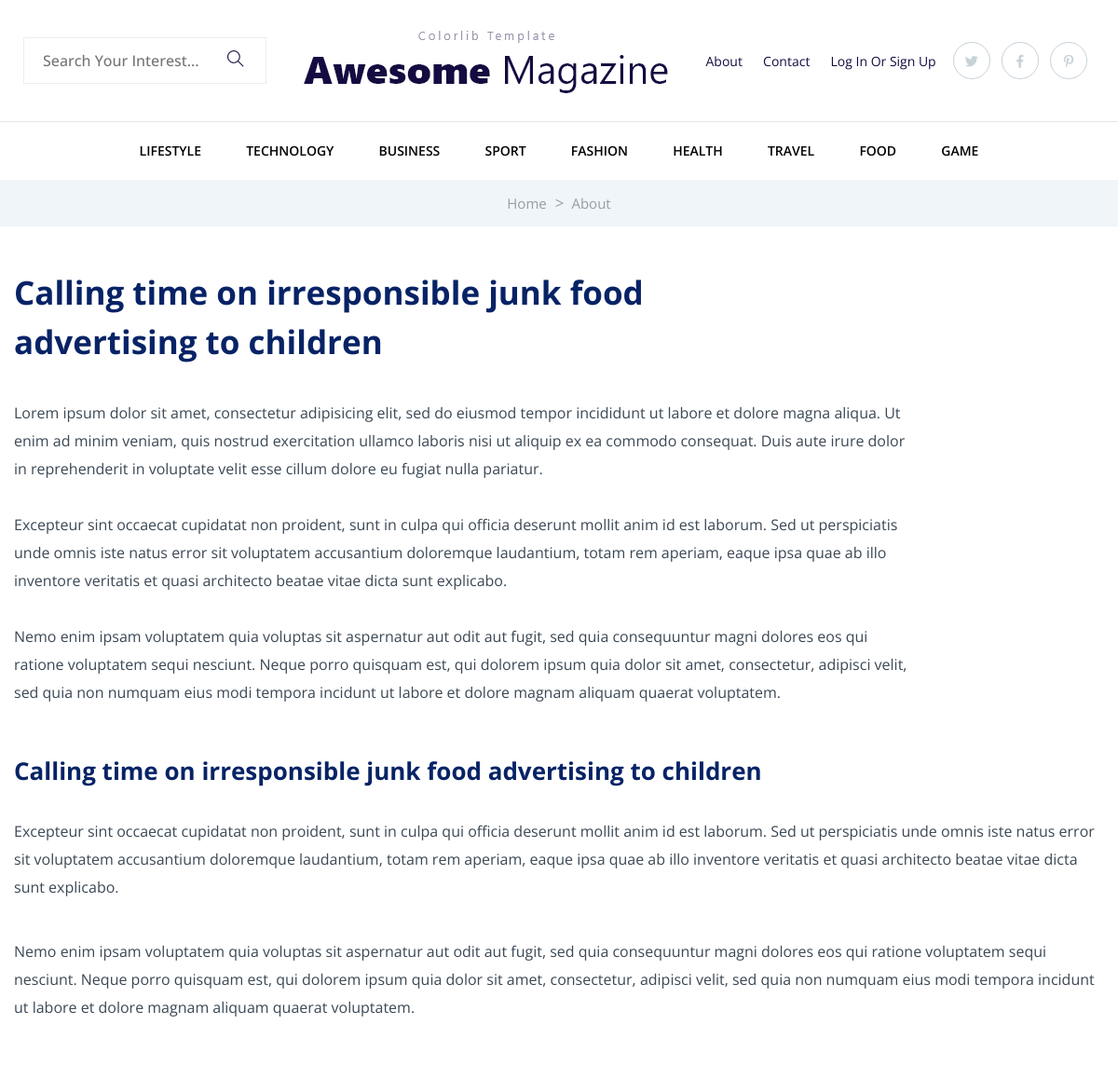
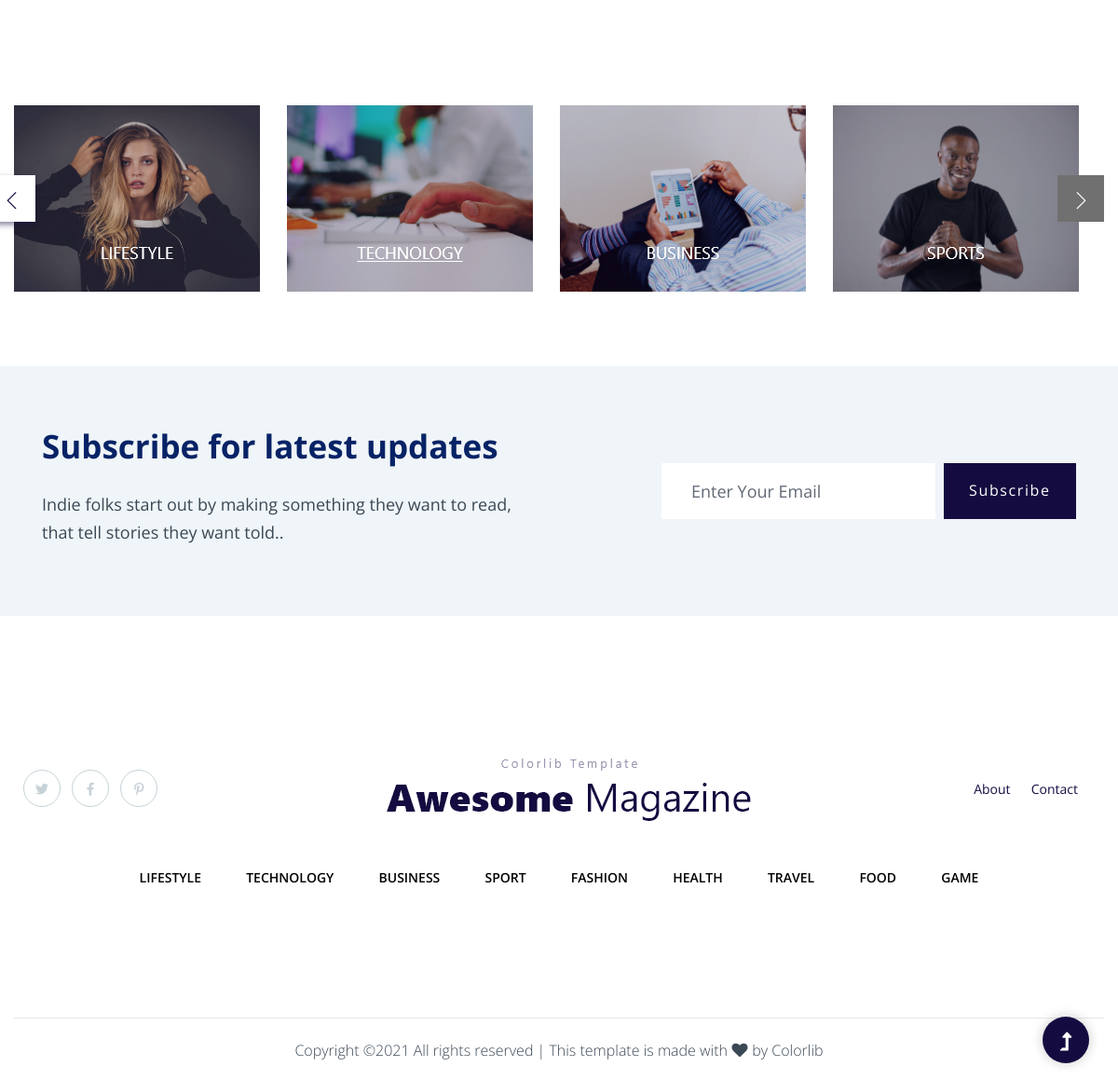
The page /about/ on the database its author committed (2 pictures, top to bottom).
### news/models.py (models this page shows, shortened)
class Category (models.Model):
    title = models.CharField(max_length=400)
    image = models.ImageField(upload_to="imgs/", blank=True)

### news/views.py (the view)
# urls.py: path('about/', about, name='about'),
def about(request):
    categorys = Category.objects.all()
    context = {
        "Categorys" : categorys
    }
    return render(request, 'about.html', context)

### templates/about.html (shortened to what this page needs)
<!doctype html>
<html class="no-js" lang="zxx">
<head>
    <link rel="shortcut icon" type="image/x-icon" href="{% load static %}assets/img/favicon.ico">
	<link rel="stylesheet" href="{% static '' %}assets/css/bootstrap.min.css">
	<link rel="stylesheet" href="{% static '' %}assets/css/owl.carousel.min.css">
	<link rel="stylesheet" href="{% static '' %}assets/css/slicknav.css">
    <link rel="stylesheet" href="{% static '' %}assets/css/flaticon.css">
    <link rel="stylesheet" href="{% static '' %}assets/css/progressbar_barfiller.css">
    <link rel="stylesheet" href="{% static '' %}assets/css/gijgo.css">
    <link rel="stylesheet" href="{% static '' %}assets/css/animate.min.css">
    <link rel="stylesheet" href="{% static '' %}assets/css/animated-headline.css">
	<link rel="stylesheet" href="{% static '' %}assets/css/magnific-popup.css">
	<link rel="stylesheet" href="{% static '' %}assets/css/fontawesome-all.min.css">
	<link rel="stylesheet" href="{% static '' %}assets/css/themify-icons.css">
	<link rel="stylesheet" href="{% static '' %}assets/css/slick.css">
	<link rel="stylesheet" href="{% static '' %}assets/css/nice-select.css">
	<link rel="stylesheet" href="{% static '' %}assets/css/style.css">
</head>
<body>
    <header>
       <div class="header-area">
            <div class="main-header ">
                <div class="header-top ">
                   <div class="container-fluid">
                       <div class="col-xl-12">
                            <div class="row d-flex justify-content-lg-between align-items-center">
                                <div class="header-info-left">
                                    <li class="d-none d-lg-block">
                                        <div class="form-box f-right ">
                                            <form action="/search/" method="get" id='form'>
                                                <input type="text" name="search" placeholder="Search your interest...">
                                                <div class="search-icon" onclick="document.getElementById('form').submit();">
                                                    <i class="ti-search"></i>
                                                </div>
                                            </form>
                                        </div>
                                     </li>
                                </div>
                                <div class="header-info-mid">
                                    <div class="logo">
                                        <a href="{% url 'home' %}"><img src="{% static '' %}assets/img/logo/logo.png" alt=""></a>
                                    </div>
                                </div>
                                <div class="header-info-right d-flex align-items-center">
                                   <ul>
                                       <li><a href="{% url 'about' %}">About</a></li>
                                       <li><a href="{% url 'contact' %}">Contact</a></li>
                                       <li><a href="{% url 'login' %}">Log In  or  Sign Up</a></li>
                                   </ul>
                                   <div class="header-social">
                                        <a href="#"><i class="fab fa-twitter"></i></a>
                                        <a href="https://bit.ly/sai4ull"><i class="fab fa-facebook-f"></i></a>
                                        <a href="#"><i class="fab fa-pinterest-p"></i></a>
                                    </div>
                                </div>
                            </div>
                       </div>
                   </div>
                </div>
               <div class="header-bottom  header-sticky">
                    <div class="container-fluid">
                        <div class="row align-items-center">
                            <div class="col-12">
                                <div class="main-menu text-center d-none d-lg-block">
                                    <nav>
                                        <ul id="navigation">
                                            {% for index in Categorys %}
                                                <li><a href="/category/{{index.id}}">{{index.title}}</a></li>
                                            {% endfor %}
                                        </ul>
                                    </nav>
                                </div>
                            </div>
                            <div class="col-12">
                            </div>
                        </div>
                    </div>
               </div>
            </div>
       </div>
    </header>
    <main>
        <div class="page-notification">
            <div class="container">
                <div class="row">
                    <div class="col-lg-12">
                        <nav aria-label="breadcrumb">
                            <ol class="breadcrumb justify-content-center">
                                <li class="breadcrumb-item"><a href="{% url 'home' %}">Home</a></li>
                                <li class="breadcrumb-item"><a href="#">about</a></li>
                            </ol>
                        </nav>
                    </div>
                </div>
            </div>
        </div>
        <div class="psot-details pb-80">
            <div class="container">
                <div class="row">
                    <div class="col-lg-8">
                        <div class="about-details-cap">
                        <h2>Calling time on irresponsible junk  food advertising to children</h2>
                        </div>
                    </div>
                    <div class="col-lg-10">
                        <div class="about-details-cap">
                        <p class="mb-30">Lorem ipsum dolor sit amet, consectetur adipisicing elit, sed do eiusmod tempor incididunt ut labore et dolore magna aliqua. Ut enim ad minim veniam, quis nostrud exercitation ullamco laboris nisi ut aliquip ex ea commodo consequat. Duis aute irure dolor in reprehenderit in voluptate velit esse cillum dolore eu fugiat nulla pariatur. </p>
                        <p class="mb-30">Excepteur sint occaecat cupidatat non proident, sunt in culpa qui officia deserunt mollit anim id est laborum. Sed ut perspiciatis unde omnis iste natus error sit voluptatem accusantium doloremque laudantium, totam rem aperiam, eaque ipsa quae ab illo inventore veritatis et quasi architecto beatae vitae dicta sunt explicabo. </p>
                        <p class="mb-50">Nemo enim ipsam voluptatem quia voluptas sit aspernatur aut odit aut fugit, sed quia consequuntur magni dolores eos qui ratione voluptatem sequi nesciunt. Neque porro quisquam est, qui dolorem ipsum quia dolor sit amet, consectetur, adipisci velit, sed quia non numquam eius modi tempora incidunt ut labore et dolore magnam aliquam quaerat voluptatem.</p>
                        </div>
                    </div>
                    <div class="col-lg-12">
                        <div class="about-details-cap">
                            <h3>Calling time on irresponsible junk  food advertising to children</h3>
                            <p>Excepteur sint occaecat cupidatat non proident, sunt in culpa qui officia deserunt mollit anim id est laborum. Sed ut perspiciatis unde omnis iste natus error sit voluptatem accusantium doloremque laudantium, totam rem aperiam, eaque ipsa quae ab illo inventore veritatis et quasi architecto beatae vitae dicta sunt explicabo. </p>
                            <div class="details-img">
                                <p>Nemo enim ipsam voluptatem quia voluptas sit aspernatur aut odit aut fugit, sed quia consequuntur magni dolores eos qui ratione voluptatem sequi nesciunt. Neque porro quisquam est, qui dolorem ipsum quia dolor sit amet, consectetur, adipisci velit, sed quia non numquam eius modi tempora incidunt ut labore et dolore magnam aliquam quaerat voluptatem.</p>
                            </div>
                        </div>
                    </div>
                </div>
            </div>
        </div>
        <div class="nes-slider-area pt-80 pb-80">
            <div class="container">
                <div class="row">
                    <div class="col-lg-12">
                        <div class="news-slider-active">
                            <div class="single-news-slider">
                                <div class="news-img">
                                    <a href="/category/1"><img src="{% static '' %}assets/img/gallery/news-slider1.png" alt=""></a>
                                </div>
                            </div>
                            <div class="single-news-slider">
                                <div class="news-img">
                                    <a href="/category/2"><img src="{% static '' %}assets/img/gallery/news-slider2.png" alt=""></a>
                                </div>
                            </div>
                            <div class="single-news-slider">
                                <div class="news-img">
                                    <a href="/category/3"><img src="{% static '' %}assets/img/gallery/news-slider3.png" alt=""></a>
                                </div>
                            </div>
                            <div class="single-news-slider">
                                <div class="news-img">
                                    <a href="/category/4"><img src="{% static '' %}assets/img/gallery/news-slider4.png" alt=""></a>
                                </div>
                            </div>
                        </div>
                    </div>
                </div>
            </div>
        </div>
        <section class="wantToWork-area gray-bg ">
            <div class="container">
                <div class="wants-wrapper w-padding2">
                    <div class="row align-items-center justify-content-between">
                        <div class="col-xl-6 col-lg-7 col-md-10">
                            <div class="wantToWork-caption wantToWork-caption2">
                                <h2>Subscribe for latest updates</h2>
                                <p>Indie folks start out by making something they want to read, that tell stories they want told..</p>
                            </div>
                        </div>
                        <div class="col-xl-5 col-lg-5 col-md-12">
                            <form action="#" class="search-box">
                                <div class="input-form">
                                    <input type="text" placeholder="Enter your email">
                                </div>
                                <div class="search-form">
                                    <a href="#">Subscribe</a>
                                </div>
                            </form>
                        </div>
                    </div>
                </div>
            </div>
        </section>
    </main>
    <footer>
        <div class="footer-area footer-padding">
            <div class="header-area">
                <div class="main-header ">
                    <div class="header-top d-none d-lg-block">
                       <div class="container">
                           <div class="col-xl-12">
                                <div class="row d-flex justify-content-between align-items-center">
                                    <div class="header-info-left d-flex">
                                        <div class="header-social">
                                            <a href="#"><i class="fab fa-twitter"></i></a>
                                            <a href="https://bit.ly/sai4ull"><i class="fab fa-facebook-f"></i></a>
                                            <a href="#"><i class="fab fa-pinterest-p"></i></a>
                                        </div>
                                    </div>
                                    <div class="header-info-mid">
                                        <div class="logo">
                                            <a href="{% url 'home' %}"><img src="{% static '' %}assets/img/logo/logo.png" alt=""></a>
                                        </div>
                                    </div>
                                    <div class="header-info-right d-flex align-items-center">
                                       <ul>
                                           <li><a href="{% url 'about' %}">About</a></li>
                                           <li><a href="{% url 'contact' %}">Contact</a></li>
                                       </ul>
                                    </div>
                                </div>
                           </div>
                       </div>
                    </div>
                   <div class="header-bottom header-bottom2 ">
                        <div class="container-fluid">
                            <div class="row align-items-center">
                                <div class="col-12">
                                    <div class="main-menu text-center">
                                        <nav>
                                            <ul>
                                                {% for index in Categorys %}
                                                    <li><a href="/category/{{index.id}}">{{index.title}}</a></li>
                                                {% endfor %}
                                            </ul>
                                        </nav>
                                    </div>
                                </div>
                            </div>
                        </div>
                   </div>
                </div>
           </div>
        </div>
        <div class="footer-bottom-area">
            <div class="container">
                <div class="footer-border">
                    <div class="row align-items-center justify-content-center">
                        <div class="col-xl-9 col-lg-8">
                            <div class="footer-copy-right text-center">
                                <p>
  Copyright &copy;<script>document.write(new Date().getFullYear());</script> All rights reserved | This template is made with <i class="fa fa-heart" aria-hidden="true"></i> by <a href="https://colorlib.com" target="_blank">Colorlib</a>
  </p>
                            </div>
                        </div>
                    </div>
                </div>
            </div>
        </div>
    </footer>
    <div id="back-top" >
        <a title="Go to Top" href="#"> <i class="fas fa-level-up-alt"></i></a>
    </div>
    </body>
</html>

### rows shown on the page
Category: title "LIFESTYLE"
Category: title "TECHNOLOGY"
Category: title "BUSINESS"
Category: title "SPORT"
Category: title "FASHION"
Category: title "HEALTH"
Category: title "TRAVEL"
Category: title "FOOD"
Category: title "GAME"
